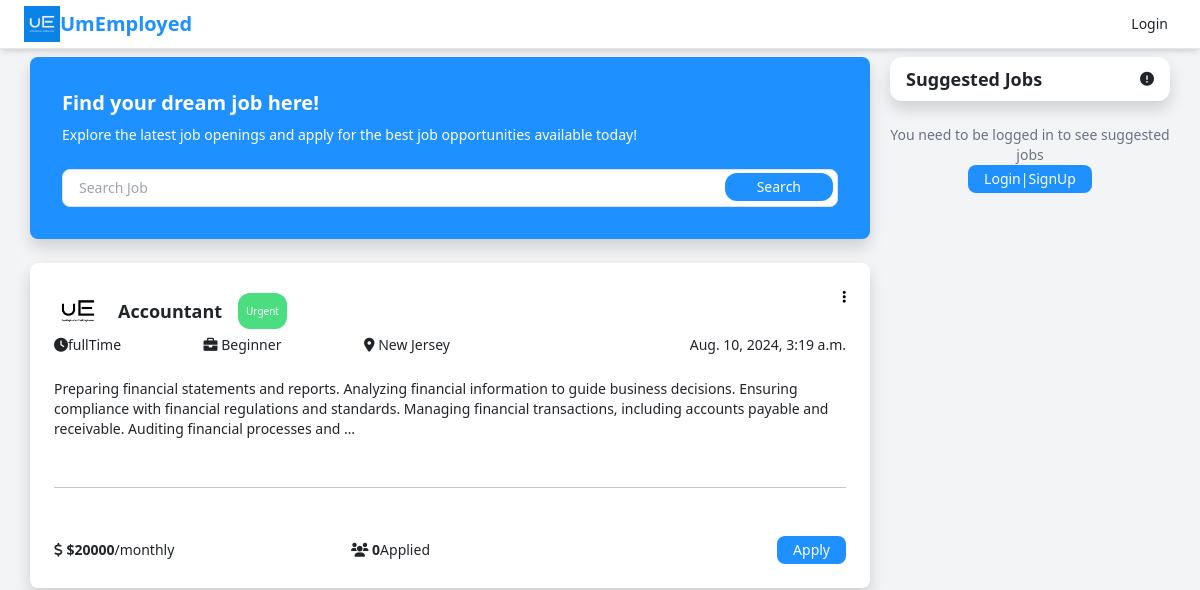
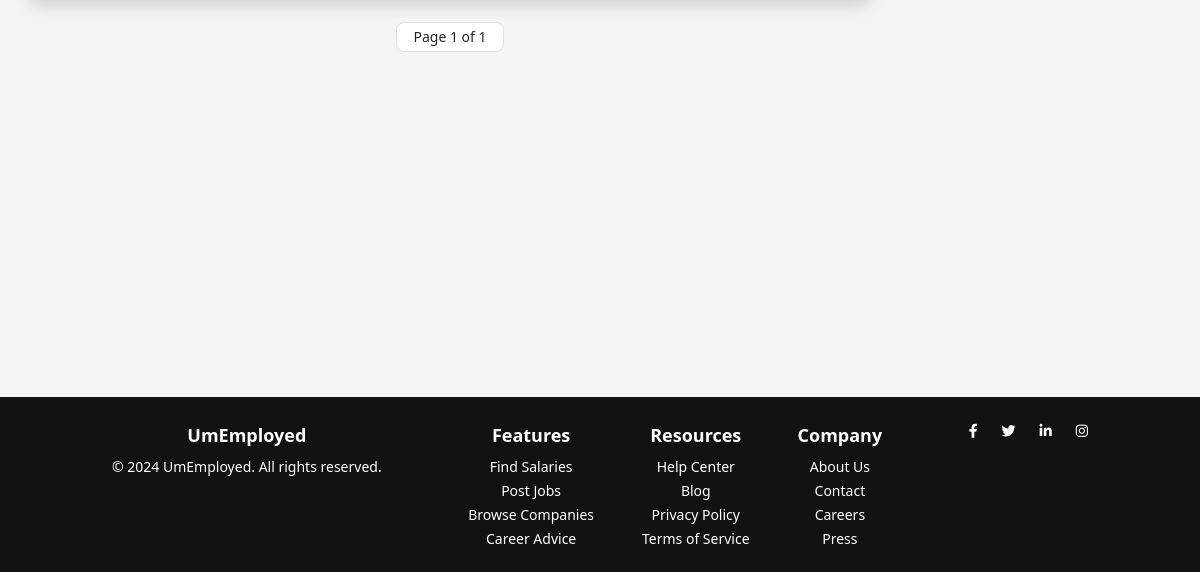
/jobs, run on an earlier commit of the app's database (2 pictures, top to bottom).
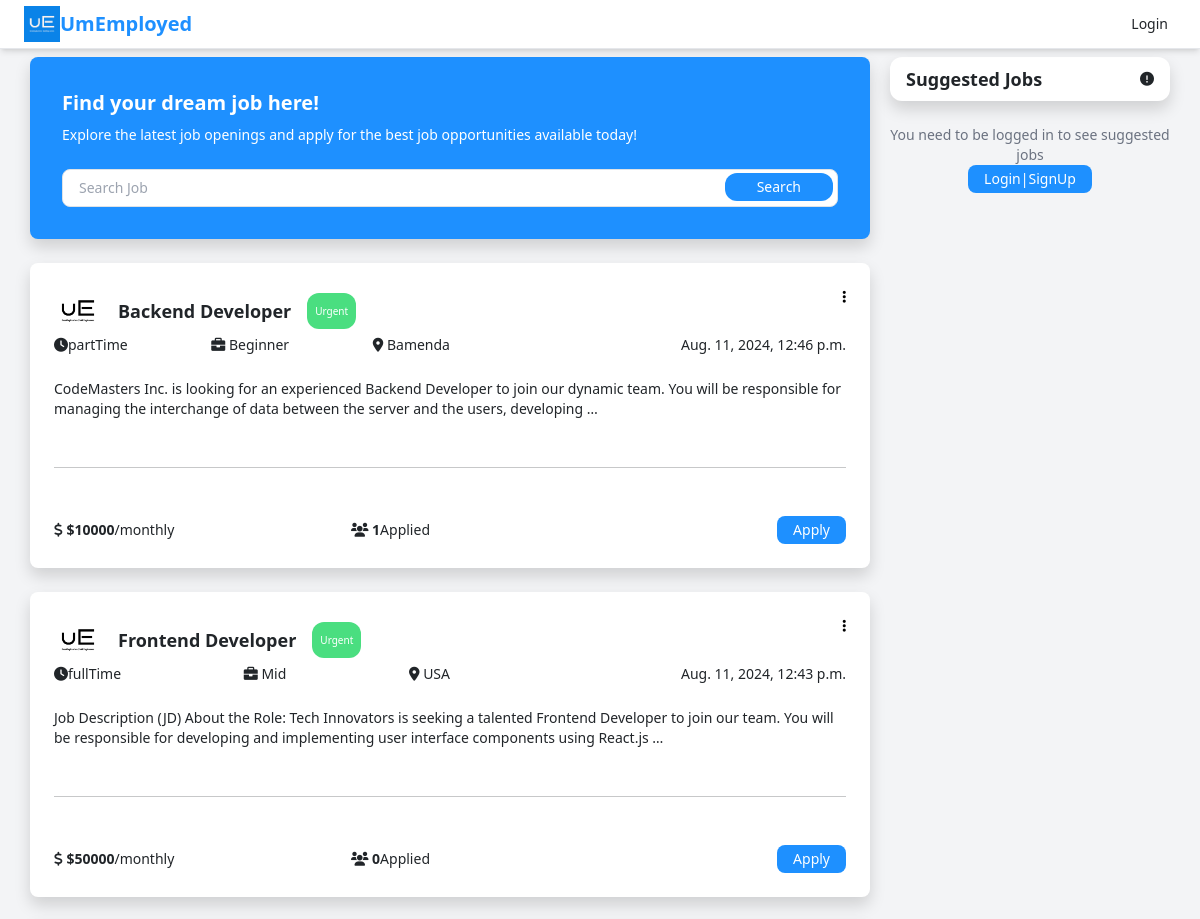
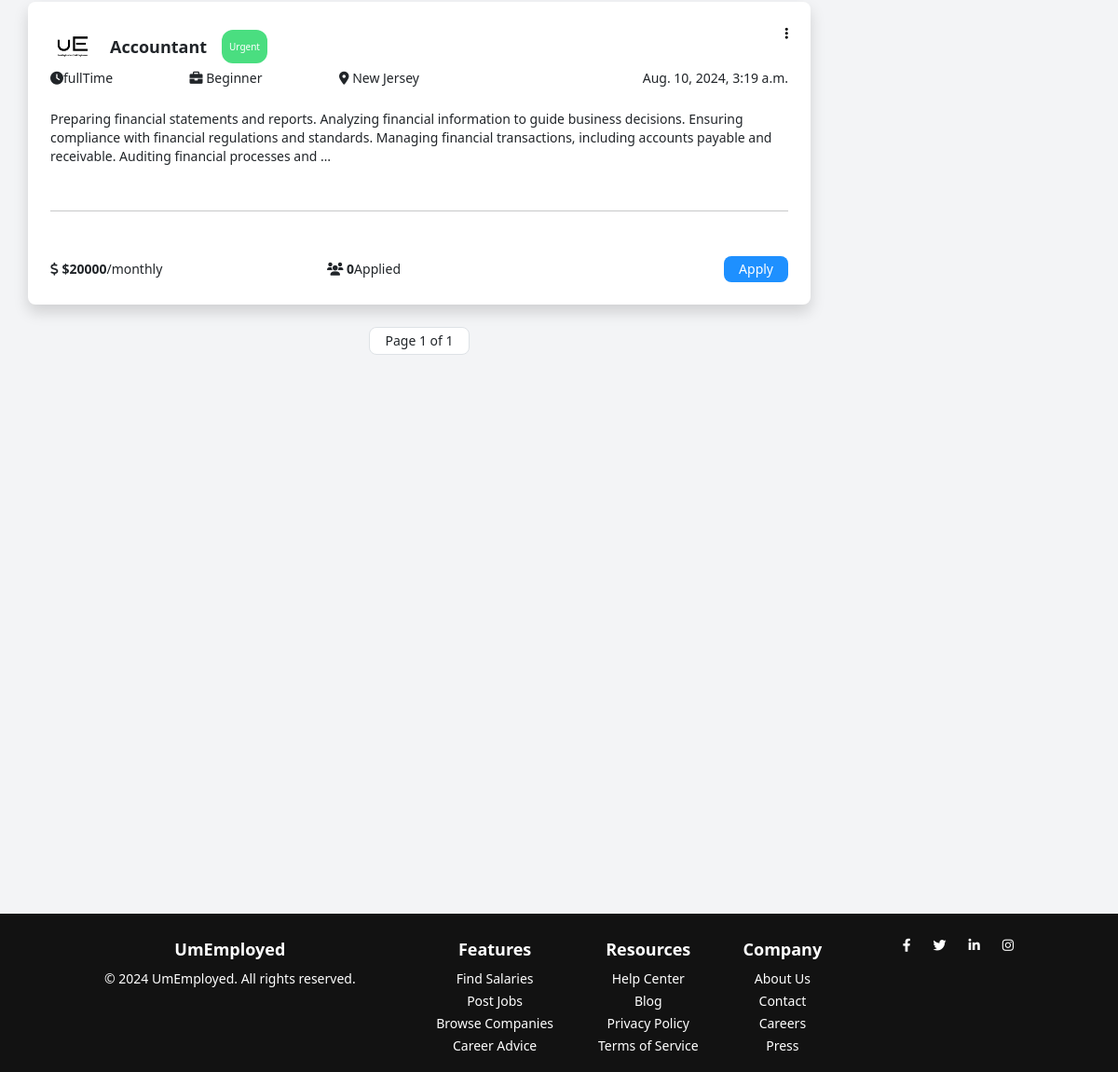
And on a later commit of the database (2 pictures, top to bottom).
### job/models.py (models this page shows, shortened)
class Job(models.Model):
    BEGINNER = 'Beginner'
    MID = 'Mid'
    EXPERT = 'Expert'
    LEVEL_CHOICES = [
        (BEGINNER, 'Beginner'),
        (MID, 'Mid'),
        (EXPERT, 'Expert'),
    ]
    user = models.ForeignKey(User, on_delete=models.CASCADE)
    company = models.ForeignKey(Company, on_delete=models.CASCADE)
    title = models.CharField(max_length=100)
    hire_number = models.IntegerField()
    job_location_type = models.CharField(max_length=50, choices=[
        ('remote', 'Remote'),
        ('onsite', 'Onsite'),
        ('hybrid', 'Hybrid'),
        ('internship', 'Internship'),
    ])
    location = models.CharField(max_length=100)
    salary = models.PositiveBigIntegerField(default=35000)
    requirements = models.ManyToManyField(Skill, related_name='required_jobs')
    extracted_skills = models.ManyToManyField(Skill, blank=True, related_name='extracted_jobs')
    ideal_candidate = models.TextField()
    is_available = models.BooleanField(default=False)
    description = models.TextField(max_length=255, default='We are looking for ...')
    responsibilities = models.TextField(max_length=255, default="You will be in charge of ...")
    benefits = models.TextField(default="...")
    level = models.CharField(max_length=10, choices=LEVEL_CHOICES, default=BEGINNER)
    category = models.ForeignKey(SkillCategory, on_delete=models.CASCADE, default=1)
    user = models.ForeignKey(User, on_delete=models.CASCADE)
    job_type = models.CharField(max_length=255, blank=True)
    experience_levels = models.CharField(max_length=255, blank=True)
    weekly_ranges = models.CharField(max_length=255, blank=True)
    shifts = models.CharField(max_length=255, blank=True)
    created_at = models.DateTimeField(auto_now_add=True)  # Add this line
    updated_at = models.DateTimeField(auto_now=True)

class Application(models.Model):
    id = models.BigAutoField(primary_key=True)
    user = models.ForeignKey(settings.AUTH_USER_MODEL, on_delete=models.CASCADE)
    job = models.ForeignKey('Job', on_delete=models.CASCADE)
    quiz_score = models.IntegerField(default=0)
    matching_percentage = models.FloatField(default=0.0)
    overall_match_percentage = models.FloatField(default=0.0)
    has_completed_quiz = models.BooleanField(default=False)
    round_scores = models.JSONField(default=dict)
    total_scores = models.JSONField(default=dict)
    created_at = models.DateTimeField(auto_now_add=True)
    updated_at = models.DateTimeField(auto_now=True)

### users/views.py (the view, shortened to what this page needs)
# urls.py: path('jobs',views.home, name = 'home'),
def home(request):
    user = request.user
    matching_jobs = []
    salary_range = request.GET.get('salary_range')
    job_type = request.GET.getlist('job_type')
    experience_levels = request.GET.getlist('experience_levels')
    job_location = request.GET.get('job_location')
    search_query = request.GET.get('search_query')
    location_query = request.GET.get('location_query')
    applicants = request.GET.get('applicants')  # Get applicants filter value
    if user.is_authenticated:
        if hasattr(user, 'resume') and user.resume.skills.exists():
            user_resume_skills = user.resume.skills.all()
            query = Q()
            for skill in user_resume_skills:
                query |= Q(requirements=skill)
            jobs_list = Job.objects.annotate(applicant_count=Count('application')).filter(query).distinct().order_by('-created_at')
        else:
            jobs_list = Job.objects.annotate(applicant_count=Count('application')).order_by('-created_at')
    else:
        jobs_list = Job.objects.annotate(applicant_count=Count('application')).order_by('-created_at')
    if salary_range:
        jobs_list = jobs_list.filter(salary__lte=salary_range)
    if job_type:
        jobs_list = jobs_list.filter(job_type__in=job_type)
    if experience_levels:
        jobs_list = jobs_list.filter(experience_levels__in=experience_levels)
    if job_location:
        jobs_list = jobs_list.filter(job_location_type__in=job_location)
    if location_query:
        jobs_list = jobs_list.filter(location__icontains=location_query)
    paginator = Paginator(jobs_list, 7)  # Show 7 jobs per page
    page = request.GET.get('page')
    try:
        jobs = paginator.page(page)
    except PageNotAnInteger:
        jobs = paginator.page(1)
    except EmptyPage:
        jobs = paginator.page(paginator.num_pages)
    context = {
        'jobs': jobs,
        'matching_jobs': matching_jobs,
    }
    return render(request, 'website/home.html', context)

### templates/website/home.html (shortened to what this page needs)
{% extends 'resume/base.html' %}
{% load static %}
{% block content %}
  <main class="mx-auto mt-2 flex flex-col lg:flex-row" style="width: 95%; bg-[#1]" >
<div class="lg:flex-1 flex flex-col lg:flex-row justify-between">
      <div class="lg:w-3/4 lg:mr-5">
        <div class="p-8 rounded-lg shadow mb-4 text-white" style="background-color:#1e90ff;">
          <h2 class="text-xl font-bold mb-2">Find your dream job here!</h2>
          <p class="text-white mb-4">Explore the latest job openings and apply for the best job opportunities available today!</p>
          <div class="relative">
            <form method="get" action="{% url 'home' %}">
              <input type="text" name="search_query" placeholder="Search Job" class="border w-full py-2 px-3 text-gray-700 rounded-lg focus:outline-none focus:border-blue-500" />
              <button type="submit" class="absolute text-white px-8 py-1 m-1 rounded-xl" style="right: 1px; top: 0px; margin-top: 5px; background-color: #1e90ff;">Search</button>
            </form>
          </div>
        </div>
        <div class="">
          <div id="jobsContainer w-full">
            {% for job in jobs %}
              <div class="bg-white p-4 rounded-lg shadow mb-4">
                <div class="flex justify-between">
                  <div class="flex items-center">
                    <img src="{% static 'build/logo/logo-black.png' %}" class="rounded-fullw-12 h-12 object-cover" alt="img" srcset="" />
                    <div class=":flex flex-col">
                      <h3 class="text-lg font-bold ml-4">{{ job.title }}</h3>
                    </div>
                    <p class="hidden lg:block p-2 bg-green-400 text-white rounded-xl ml-4" style="font-size: 10px;">Urgent</p>
                  </div>
                  <div class="text-black relative">
                    <i class="fa fa-ellipsis-v cursor-pointer job-options"></i>
                </div>
                </div>
                <div class="flex justify-between">
                  <div class="w-4/4 lg:flex justify-between items-center w-1/2">
                    <div>
                      <i class="fa fa-clock"></i>{{ job.job_type }}
                    </div>
                    <div>
                      <i class="fa fa-briefcase"></i> <span>{{ job.level }}</span>
                    </div>
                    <div>
                      <i class="fa fa-map-marker-alt"></i> <span>{{ job.location }}</span>
                    </div>
                  </div>
                  <p>{{ job.created_at }}</p>
                </div>
                <p class="w-9/10 mx-auto mt-4">{{ job.description|truncatewords:31 }}</p>
                <hr class="font-bold my-5" />
                <div class="flex justify-between">
                  <div class="w-full lg:w-1/2 flex justify-between items-center">
                    <div>
                      <i class="fa fa-dollar-sign"></i> <span class="mb-2 lg:font-semibold">${{ job.salary }}</span><span>/monthly</span>
                    </div>
                    {% with applications=job.application_set.all %}
                      <div>
                        <i class="fa fa-users"></i> <span class="font-semibold mr-2 md:mr-0">{{ applications|length }}</span><span class="ml-0 mr-5">Applied</span>
                      </div>
                    {% endwith %}
                  </div>
                  <a href="{% url 'job:job_details' job_id=job.id %}"><button type="button" class="p-1 px-3 rounded-lg xl:p-2 xl:px-6 text-white xl:rounded-xl" style="background-color: #1e90ff;">Apply</button></a>
                </div>
              </div>
            {% endfor %}
          </div>
        </div>
        <div class="pagination flex justify-center mt-6">
          <span class="step-links flex items-center space-x-2">
            <span class="current px-3 py-1 border rounded-lg bg-white">Page {{ jobs.number }} of {{ jobs.paginator.num_pages }}</span>
          </span>
        </div>
      </div>
      <div class="w-full md:w-1/4 rounded-lg">
        <div class="mb-4 rounded-xl shadow bg-white p-3 py-2 flex justify-between items-center">
          <h2 class="font-bold text-lg">Suggested Jobs</h2>
          <i class="fas fa-exclamation-circle"></i>
        </div>
        <div class="carousel space-x-2 xl:space-y-4 flex md:block overflow-x-scroll">
          {% if matching_jobs %}
          {% for job, match_percentage in matching_jobs %}
              <a href="{% url 'job:job_details' job_id=job.id %}">
                <div class="bg-white p-3 rounded-lg min-w-[80%] md:min-w-full">
                  <div class="flex justify-between items-center cursor-pointer">
                    <div class="flex justify-between items-center">
                      <img class="rounded-full object-cover w-12 h-12" alt="{{ job.company }}-Logo" />
                      <h3 class="text-lg font-bold">{{ job.company }}</h3>
                    </div>
                    <i class="fa fa-ellipsis-v"></i>
                  </div>
                  <div class="mb-5">
                    <p class="text-gray-600 font-bold">{{ job.title }}</p>
                    <p class="text-gray-500 text-sm">{{ job.category }}</p>
                  </div>
                  <p class="text-gray-500 text-sm font-semibold">
                    {{ job.created_at|date:'Y-m-d' }} -{% with applications=job.application_set.all %}
                      <i class="fa fa-users"></i>
                      <span class="font-semibold mr-2 md:mr-0">{{ applications|length }}</span>
                      <span class="ml-0 mr-5">Applied</span>
                    {% endwith %}
                  </p>
                </div>
              </a>
            {% endfor %}
          {% elif not user.is_authenticated %}
              <div>
                <p class="text-center text-gray-500">You need to be logged in to see
                  suggested jobs</p>
                  <center><a href="{% url 'login' %}"><button type="button" class="p-1 px-3 rounded-lg xl:p-2 xl:px-6 text-white xl:rounded-xl" style="background-color: #1e90ff;">Login|SignUp</button></a></center>
                  </div>
              </div>
          {% else %}
            <p>No suggested jobs available.</p>
            <p>If havent't uploaded your resume, please click here <a style="color: #1e90ff;" href="{% url 'upload'%}">Upload</a> </p>
          {% endif %}
        </div>
      </div>
  </main>
  <br />
{% endblock %}

What changed in the data, as far as the page shows it:
added Job: title "Backend Developer", job_type "partTime", level "Beginner", location "Bamenda", created_at "Aug. 11, 2024, 12:46 p.m.", description "CodeMasters Inc. is looking for an experienced Backend Developer to join our dynamic team. You will be responsible for managing the interchange of data between the server and the users, developing …", salary "10000", application_set.all|length "1"
added Job: title "Frontend Developer", job_type "fullTime", level "Mid", location "USA", created_at "Aug. 11, 2024, 12:43 p.m.", description "Job Description (JD) About the Role: Tech Innovators is seeking a talented Frontend Developer to join our team. You will be responsible for developing and implementing user interface components using React.js …", salary "50000", application_set.all|length "0"
